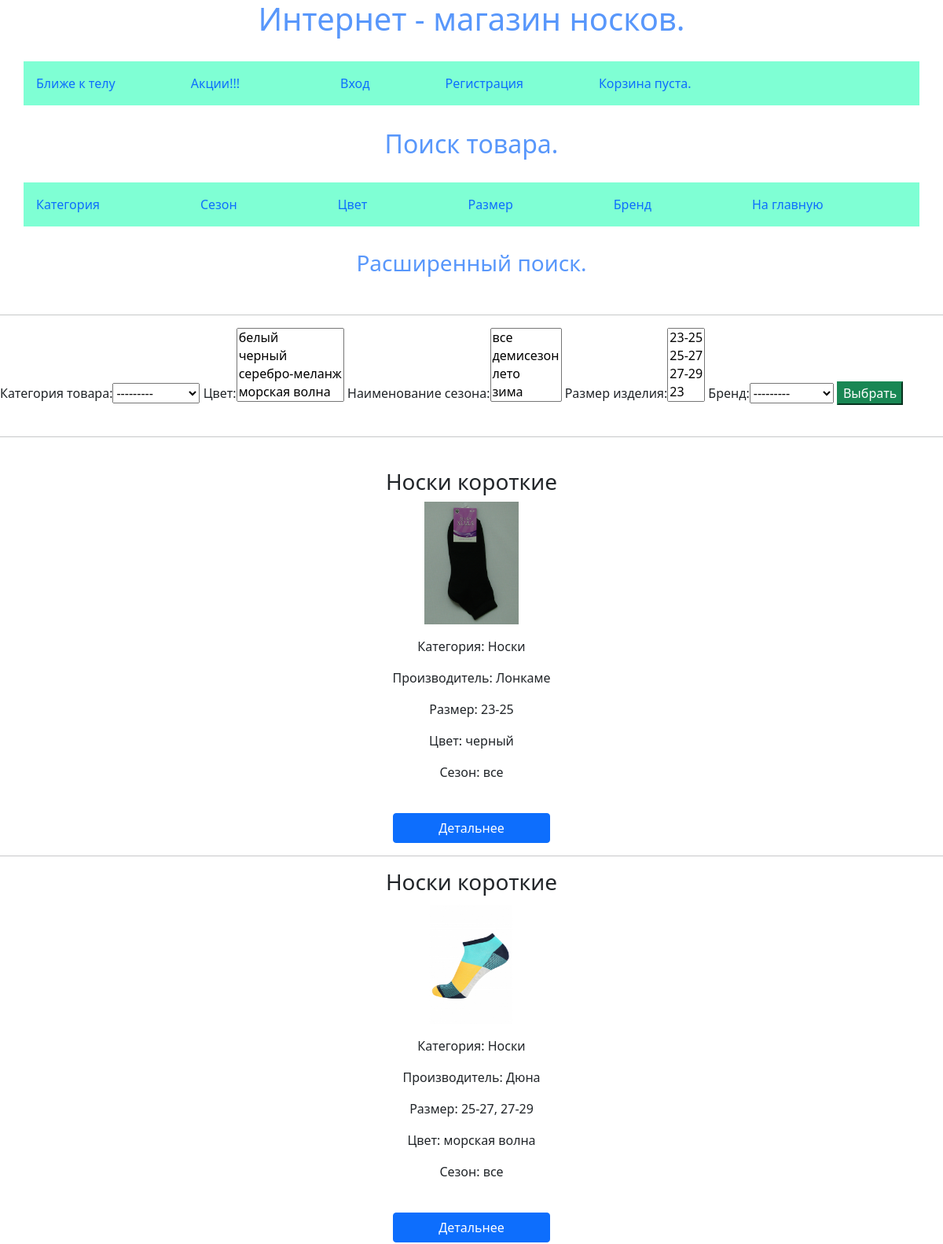
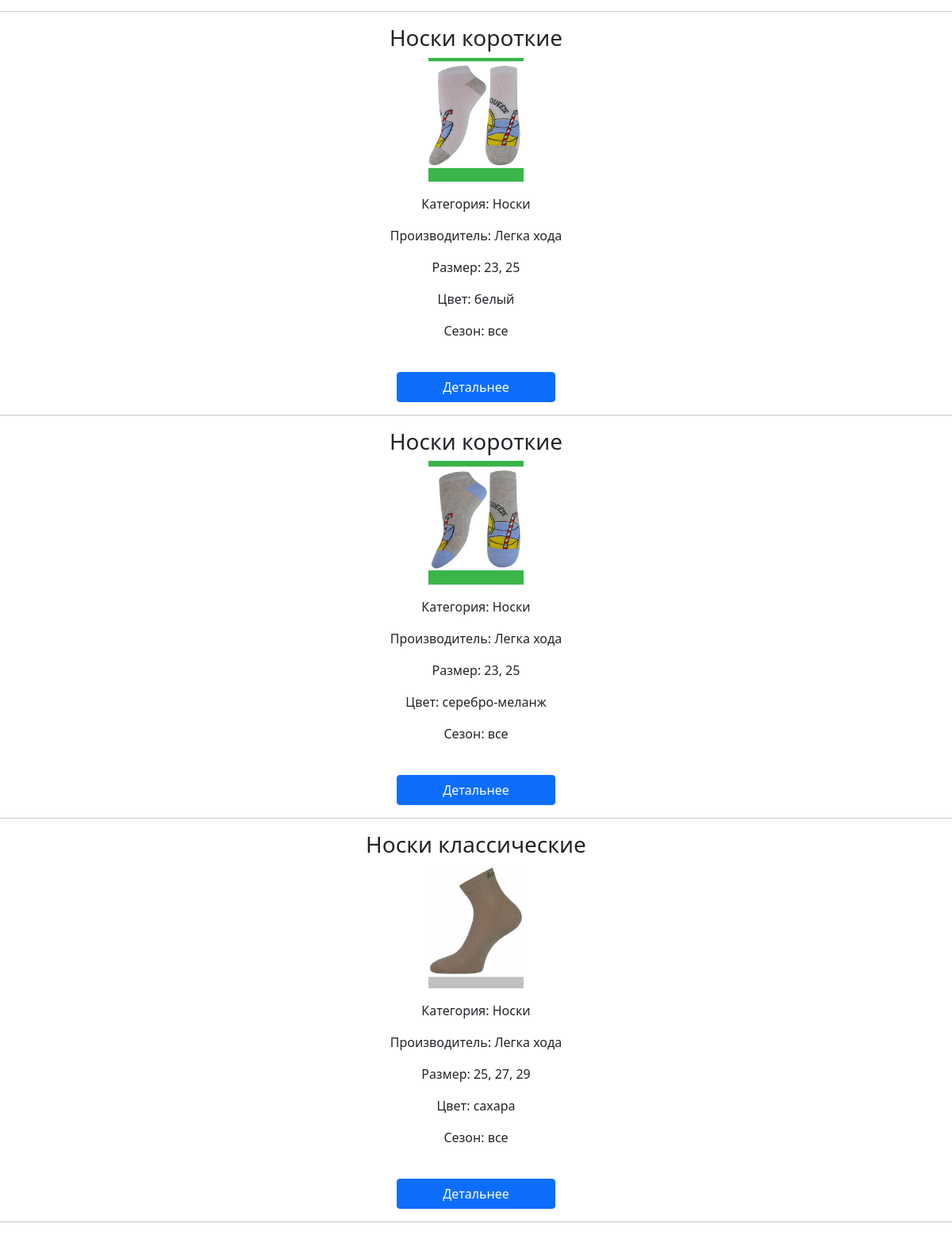
/catalog/catalogue/, run on the app's committed database (2 pictures, top to bottom).
### catalog/models.py (models this page shows, shortened)
class Category(models.Model):
    category = models.CharField(max_length=20, help_text='Категория товара', verbose_name='Категория товара')
    def __str__(self):
        return self.category

class Color(models.Model):
    color = models.CharField(max_length=20, help_text='Цвет', verbose_name='Цвет')
    def __str__(self):
        return self.color

class Product(models.Model):
    people = models.ManyToManyField(People, help_text='Люди. Для кого товар', verbose_name='Кому товар предназначен')
    category = models.ForeignKey(Category, on_delete=models.CASCADE, help_text='Категория товара',
                                 verbose_name='Категория товара')
    wearlist = models.ForeignKey(WearsList, on_delete=models.CASCADE, help_text='Вид одежды',
                                 verbose_name='Вид одежды', blank=True, null=True)
    socklist = models.ForeignKey(SocksList, on_delete=models.CASCADE, help_text='Вид носков',
                                 verbose_name='Вид носков', blank=True, null=True)
    art = models.ForeignKey(Art, on_delete=models.PROTECT, help_text='Артикул', verbose_name='Артикул', blank=True)
    title = models.CharField(max_length=50, help_text='Наименование', verbose_name='Наименование', blank=True)
    brand = models.ForeignKey(Brand, on_delete=models.PROTECT, help_text='Бренд', verbose_name='Бренд')
    season = models.ManyToManyField(Season, help_text='Наименование сезона',
                                    verbose_name='Наименование сезона')
    price = models.CharField(max_length=10, help_text='Цена', verbose_name='Цена', blank=True)
    size = models.ManyToManyField(Size, help_text='Размер изделия', verbose_name='Размер изделия')
    pic = models.ImageField(upload_to='static/photo/%Y/%m/%d/', db_index=True,
                            verbose_name='Фото', blank=True)
    color = models.ManyToManyField(Color, help_text='Цвет', verbose_name='Цвет')
    components = models.CharField(max_length=250, help_text='Состав изделия', verbose_name='Состав изделия', blank=True)
    description = models.TextField(help_text='Описание товара', verbose_name='Описание товара', blank=True)
    add_product = models.CharField(max_length=20, help_text='Количество товара',
                                   verbose_name='Добавить количество товара',
                                   blank=True, null=True)
    def get_absolute_url(self):
        return reverse('product', kwargs={'product_id': self.pk})

class Brand(models.Model):
    brand = models.CharField(max_length=50, help_text='Бренд', verbose_name='Бренд')
    def __str__(self):
        return self.brand

class Size(models.Model):
    size = models.CharField(max_length=20, help_text='Размер', verbose_name='Размер')
    def __str__(self):
        return self.size

class Season(models.Model):
    season = models.CharField(max_length=20, help_text='Наименование сезона', verbose_name='Наименование сезона')
    def __str__(self):
        return self.season

### catalog/views.py (the view)
# urls.py: path('catalogue/', views.catalogue, name='catalogue'),
def catalogue(request):
    data = {}
    filtered_products = ProductFilter(request.GET, queryset=Product.objects.all())
    data['filtered_products'] = filtered_products
    return render(request, 'catalogue.html', data)

### catalog/cart.py (called while the page is built)
    def __len__(self):
        return sum(item['quantity'] for item in self.cart.values())

### catalog/context_processors.py (called while the page is built)
def cart(request):
    return {'cart':Cart(request)}

### catalog/templates/catalogue.html (shortened to what this page needs)
{% extends 'base 2.html' %}
{% load static %}
{% block content %}
<h3 style="text-align: center; color: #5897fb">Расширенный поиск.</h3>
<br>
<hr>
<form method="get">
    {{ filtered_products.form.as_table }}
    <input type="submit" class="btn-success" value="Выбрать">
</form>
<br>
<hr>
<br>
<div style="text-align: center">
    {% for item in filtered_products.qs %}
    <h3>{{ item.title }}</h3>
    <p><img src="{{item.pic.url}}" style="align-self:center" width="10%" height="10%" alt=""></p>
    <p>Категория: {{ item.category }}</p>
    <p>Производитель: {{ item.brand }}</p>
    <p>Размер: {{ item.size.all|join:", " }}</p>
    <p>Цвет: {{ item.color.all|join:", " }}</p>
    <p>Сезон: {{ item.season.all|join:", "}}</p>
    <br>
    <a href="{{ item.get_absolute_url }}">
        <button class="btn btn-primary col-md-2">Детальнее</button>
    </a>
    <br>
    <hr>
    {% endfor %}
</div>
{% endblock %}

### data on the page
Category: category "---------"
Color: color "белый / черный / серебро-меланж / морская волна"
Product: title "Носки короткие", pic (picture), category "Носки", brand "Лонкаме", size.all "23-25", color.all "черный", season.all "все"
Product: title "Носки короткие", pic (picture), category "Носки", brand "Дюна", size.all "25-27, 27-29", color.all "морская волна", season.all "все"
Product: title "Носки короткие", pic (picture), category "Носки", brand "Легка хода", size.all "23, 25", color.all "белый", season.all "все"
Product: title "Носки короткие", pic (picture), category "Носки", brand "Легка хода", size.all "23, 25", color.all "серебро-меланж", season.all "все"
Product: title "Носки классические", pic (picture), category "Носки", brand "Легка хода", size.all "25, 27, 29", color.all "сахара", season.all "все"
